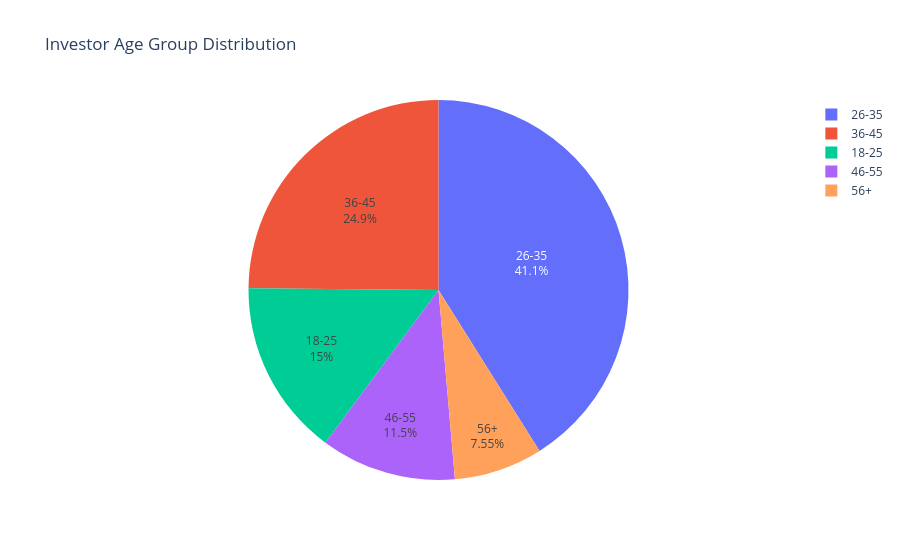

The cell this chart's notebook holds for it:
### Code cell
age_counts = transactions["age_group"].value_counts()

fig = px.pie(
    values=age_counts.values,
    names=age_counts.index,
    title="Investor Age Group Distribution"
)

fig.update_traces(textposition="inside", textinfo="percent+label")

fig.show()

### Figure 1 — Plotly figure (JSON) as saved in the notebook; plotly's stock layout.template omitted (floating-point values rounded to 4 significant figures)
{"data": [{"domain": {"x": [0, 1], "y": [0, 1]}, "hovertemplate": "label=%{label}<br>value=%{value}<extra></extra>", "labels": ["26-35", "36-45", "18-25", "46-55", "56+"], "legendgroup": "", "name": "", "showlegend": true, "textinfo": "percent+label", "textposition": "inside", "type": "pie", "values": [13463, 8146, 4916, 3779, 2474]}], "layout": {"legend": {"tracegroupgap": 0}, "title": {"text": "Investor Age Group Distribution"}}}
